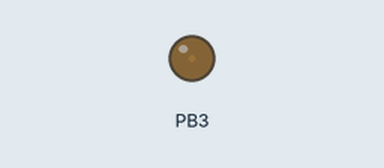
A program run on a simulated ATmega32, built with avr-gcc and emulated at 8 MHz. Shown: output pins drawn as LEDs (lit = HIGH).

Above: at 0.05 s.
At 0.95 s:
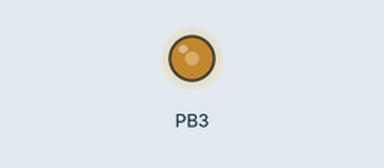
At 1.85 s:
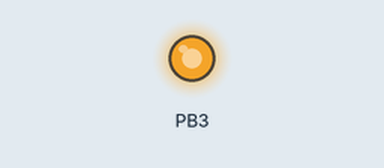
At 3.65 s:
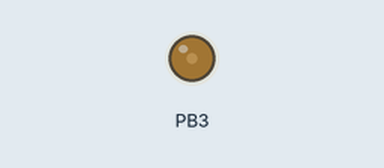
Timing chart, 0 to 5.3 s (numbered marks = the images above):
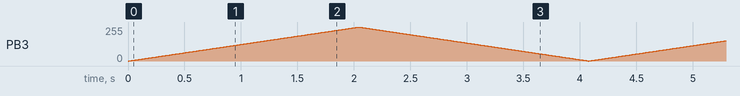

The program:

Fast_PWM.c
```c
/*
 * Fast_PWM.c
 *
 * Created: 12/29/2017 12:12:12 AM
 *  Author: kiran
 */

#define F_CPU 8000000UL
#include "avr/io.h"
#include <util/delay.h>


void PWM_init()
{
	/*set fast PWM mode with non-inverted output*/
	TCCR0 = (1<<WGM00) | (1<<WGM01) | (1<<COM01) | (1<<CS00);
	DDRB|=(1<<PB3);	/*set OC0 pin as output*/
}


int main ()
{
	unsigned char duty;

	PWM_init();
	while (1)
	{
		for(duty=0; duty<255; duty++)
		{
			OCR0=duty;			/*increase the LED light intensity*/
			_delay_ms(8);
		}
		for(duty=255; duty>1; duty--)
		{
			OCR0=duty;			/*decrease the LED light intensity*/
			_delay_ms(8);
		}
	}
}
```
